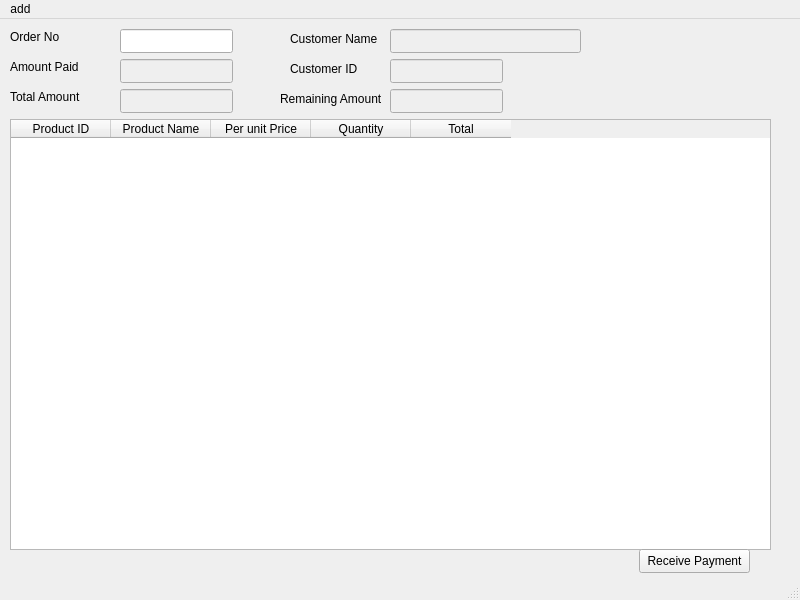
<?xml version="1.0" encoding="UTF-8"?>
<ui version="4.0">
 <class>MainWindow</class>
 <widget class="QMainWindow" name="MainWindow">
  <property name="geometry">
   <rect>
    <x>0</x>
    <y>0</y>
    <width>800</width>
    <height>600</height>
   </rect>
  </property>
  <property name="windowTitle">
   <string>MainWindow</string>
  </property>
  <widget class="QWidget" name="centralwidget">
   <widget class="QLineEdit" name="lineEdit_8">
    <property name="enabled">
     <bool>false</bool>
    </property>
    <property name="geometry">
     <rect>
      <x>390</x>
      <y>40</y>
      <width>113</width>
      <height>24</height>
     </rect>
    </property>
   </widget>
   <widget class="QLineEdit" name="lineEdit_4">
    <property name="enabled">
     <bool>false</bool>
    </property>
    <property name="geometry">
     <rect>
      <x>120</x>
      <y>70</y>
      <width>113</width>
      <height>24</height>
     </rect>
    </property>
   </widget>
   <widget class="QLabel" name="label_4">
    <property name="geometry">
     <rect>
      <x>290</x>
      <y>10</y>
      <width>91</width>
      <height>20</height>
     </rect>
    </property>
    <property name="text">
     <string>Customer Name</string>
    </property>
   </widget>
   <widget class="QLabel" name="label_9">
    <property name="geometry">
     <rect>
      <x>290</x>
      <y>40</y>
      <width>81</width>
      <height>20</height>
     </rect>
    </property>
    <property name="text">
     <string>Customer ID</string>
    </property>
   </widget>
   <widget class="QLabel" name="label_3">
    <property name="geometry">
     <rect>
      <x>10</x>
      <y>10</y>
      <width>71</width>
      <height>16</height>
     </rect>
    </property>
    <property name="text">
     <string>Order No</string>
    </property>
   </widget>
   <widget class="QLineEdit" name="lineEdit_3">
    <property name="enabled">
     <bool>false</bool>
    </property>
    <property name="geometry">
     <rect>
      <x>120</x>
      <y>40</y>
      <width>113</width>
      <height>24</height>
     </rect>
    </property>
   </widget>
   <widget class="QLabel" name="label_2">
    <property name="geometry">
     <rect>
      <x>10</x>
      <y>40</y>
      <width>71</width>
      <height>16</height>
     </rect>
    </property>
    <property name="text">
     <string>Amount Paid</string>
    </property>
   </widget>
   <widget class="QLineEdit" name="lineEdit">
    <property name="enabled">
     <bool>true</bool>
    </property>
    <property name="geometry">
     <rect>
      <x>120</x>
      <y>10</y>
      <width>113</width>
      <height>24</height>
     </rect>
    </property>
   </widget>
   <widget class="QLabel" name="label_5">
    <property name="geometry">
     <rect>
      <x>10</x>
      <y>70</y>
      <width>81</width>
      <height>16</height>
     </rect>
    </property>
    <property name="text">
     <string>Total Amount</string>
    </property>
   </widget>
   <widget class="QLineEdit" name="lineEdit_2">
    <property name="enabled">
     <bool>false</bool>
    </property>
    <property name="geometry">
     <rect>
      <x>390</x>
      <y>10</y>
      <width>191</width>
      <height>24</height>
     </rect>
    </property>
   </widget>
   <widget class="QTableWidget" name="tableWidget">
    <property name="geometry">
     <rect>
      <x>10</x>
      <y>100</y>
      <width>761</width>
      <height>431</height>
     </rect>
    </property>
    <property name="sizePolicy">
     <sizepolicy hsizetype="Expanding" vsizetype="Expanding">
      <horstretch>0</horstretch>
      <verstretch>0</verstretch>
     </sizepolicy>
    </property>
    <property name="minimumSize">
     <size>
      <width>761</width>
      <height>431</height>
     </size>
    </property>
    <property name="sortingEnabled">
     <bool>false</bool>
    </property>
    <column>
     <property name="text">
      <string>Product ID</string>
     </property>
    </column>
    <column>
     <property name="text">
      <string>Product Name</string>
     </property>
    </column>
    <column>
     <property name="text">
      <string>Per unit Price</string>
     </property>
    </column>
    <column>
     <property name="text">
      <string>Quantity</string>
     </property>
    </column>
    <column>
     <property name="text">
      <string>Total</string>
     </property>
    </column>
   </widget>
   <widget class="QLineEdit" name="lineEdit_9">
    <property name="enabled">
     <bool>false</bool>
    </property>
    <property name="geometry">
     <rect>
      <x>390</x>
      <y>70</y>
      <width>113</width>
      <height>24</height>
     </rect>
    </property>
    <property name="text">
     <string/>
    </property>
   </widget>
   <widget class="QLabel" name="label_10">
    <property name="geometry">
     <rect>
      <x>280</x>
      <y>70</y>
      <width>101</width>
      <height>20</height>
     </rect>
    </property>
    <property name="text">
     <string>Remaining Amount</string>
    </property>
   </widget>
   <widget class="QPushButton" name="pushButton">
    <property name="geometry">
     <rect>
      <x>639</x>
      <y>530</y>
      <width>111</width>
      <height>24</height>
     </rect>
    </property>
    <property name="text">
     <string>Receive Payment</string>
    </property>
   </widget>
  </widget>
  <widget class="QMenuBar" name="menubar">
   <property name="geometry">
    <rect>
     <x>0</x>
     <y>0</y>
     <width>800</width>
     <height>21</height>
    </rect>
   </property>
   <widget class="QMenu" name="menuadd">
    <property name="title">
     <string>add</string>
    </property>
    <addaction name="actionadd"/>
   </widget>
   <addaction name="menuadd"/>
  </widget>
  <widget class="QStatusBar" name="statusbar"/>
  <action name="actionadd">
   <property name="text">
    <string>add</string>
   </property>
  </action>
 </widget>
 <resources/>
 <connections/>
</ui>
